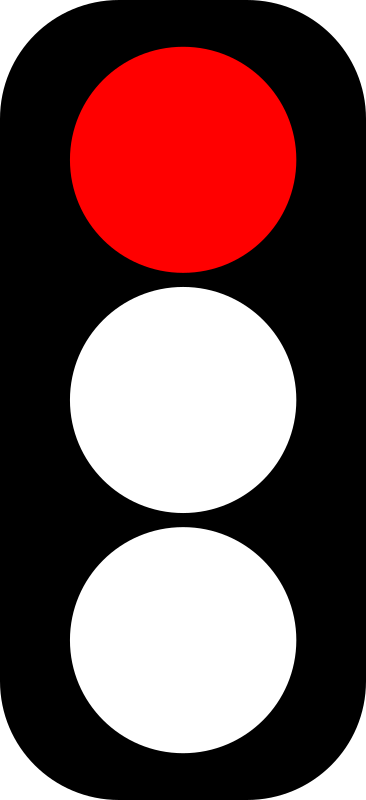
#> input picture redlight.png, 366 x 800 px
$ jupyter execute 553FinalProject.ipynb
#> lines starting #> are read from the running program, lines starting #| are printed output that depends on the picture
[cell 1]
import tkinter as tk
from tkinter import *
from tkinter import messagebox
from tkinter import ttk
from PIL import ImageTk, Image
import numpy as np
import random
import time
import math
import matplotlib.pyplot as plt

[cell 2]
from IPython.display import clear_output

[cell 3]
class Car:
    def __init__(self, length, x, y, vx, vy, ax, ay, dir, status, maxv, maxa):
        self.length = length
        self.x = x
        self.y = y
        self.vx = vx
        self.vy = vy
        self.ax = ax
        self.ay = ay
        self.dir = dir
        self.gui = None
        self.max_a =maxa
        self.max_v = maxv
        self.status = status

    def update_pos(self, dt):
        self.x = self.x + self.vx*dt
        self.y = self.y + self.vy*dt
        self.vx = self.vx + self.ax*dt
        self.vy = self.vy + self.ay*dt

    def update(self, dt, light, yellowTime, int_x, int_y, prevcar, followTime, stopDistance):
        self.status = "accelerating"
        if (prevcar != None):
            self.car_response(prevcar, dt, light, followTime, stopDistance)
        self.light_response(dt, light, yellowTime, int_x, int_y)

        if (self.status == "accelerating" or self.status == "going_on_yellow"):
            if (self.dir == 'x'):
                self.ax = self.max_a
                if (abs(self.vx + self.ax*dt) >= self.max_v):
                    self.ax = 0
                    self.vx = self.max_v
                    status = "cruising"

            elif (self.dir == 'y'):
                self.ay = self.max_a
                if (abs(self.vy + self.ay*dt) >= self.max_v):
                    self.ay = 0
                    self.vy = self.max_v
                    status = "cruising"
        else:
            if (self.dir == 'x'):
                self.ax = -self.max_a
            elif (self.dir == 'y'):
                self.ay = -self.max_a

        if ((self.vx + self.ax*dt) < 0):
            self.vx = 0
            self.ax = 0
            if (self.status == "braking_for_light"):
                self.status = "stopped_for_light"
            elif (self.status == "braking_for_car"):
                self.status = "stopped_for_car"
        if ((self.vy + self.ay*dt) < 0):
            self.vy = 0
            self.ay = 0
            if (self.status == "braking_for_light"):
                self.status = "stopped_for_light"
            elif (self.status == "braking_for_car"):
                self.status = "stopped_for_car"


        self.update_pos(dt)

    def car_response(self, car, dt, light, followTime, stopDistance):
        if (self.dir == 'x'):
            if ((self.vx < car.vx and car.x - car.length - self.x < stopDistance) or time_dist(car.x - car.length, self.x + (car.vx**2 - self.vx**2) / (2 * -self.max_a) + stopDistance, car.vx) < followTime):
                self.status = "braking_for_car"
        elif (self.dir == 'y'):
            if ((self.vy < car.vy and car.y - car.length - self.y < stopDistance) or time_dist(car.y - car.length, self.y + (car.vy**2 - self.vy**2) / (2 * -self.max_a) + stopDistance, car.vy) < followTime):
                self.status = "braking_for_car"


    def light_response(self, dt, light, yellowTime, int_x, int_y):
        if (self.dir == 'x'):
            v = self.vx
            s = self.x
            i = int_x[0]
        elif (self.dir == 'y'):
            v = self.vy
            s = self.y
            i = int_y[0]
        if (light != self.dir and s <= i and self.status != "stopped_for_light" and self.status != "going_on_yellow"):
            if (s + self.get_stopping_dist() > i):
                self.status = "going_on_yellow"
            elif (s + self.get_stopping_dist() > i - 2*self.max_v*dt):
                self.status = "braking_for_light"

    def get_stopping_dist(self):
        if (self.dir == 'x'):
            v = self.vx
            s = self.x
        elif (self.dir == 'y'):
            v = self.vy
            s = self.y

        return v**2/(2*self.max_a)


def time_dist(x1, x2, v):
    if (v == 0):
        if (x1 > x2):
            return np.inf
        return 0
    return (x1 - x2) / v

def update_car(cv, dt, light, yellowTime, int_x, int_y, car, prevcar, followTime, stopDistance):
    try: cv.delete(car.gui)
    except: pass

    car.update(dt, light, yellowTime, int_x, int_y, prevcar, followTime, stopDistance)
    if (car.dir == 'x'):
        car.gui = cv.create_line(car.x-car.length,car.y,car.x,car.y)
    elif (car.dir == 'y'):
        car.gui = cv.create_line(car.x,car.y-car.length,car.x,car.y)

def run_simulation(U, T=10000, carLength=10, height=1000, width=1000, xrate=.05, yrate=.05, dt = .01, random_speeds = False, quit_on_end=False, lightTime=10, yellowTime=3, followTime=.2, stopDistance=10, maxv=10, maxa=4, stats = True):
#> called with U = array of shape (100000,), T = 100000, carLength = 10, height = 500, width = 500, xrate = 0.005, yrate = 0.005, dt = 0.01
    arrivals = 0
    x_count = 0
    y_count = 0
    t = 0
    int_x=(int(width*.48),int(width*.52))
    int_y=(int(height*.48),int(height*.52))

    try:
        root = Tk()
        root.title("Traffic Simulation")
        cv = Canvas(root,height=height, width=width)
        cv.pack()

        imgHeight = int(height*.1)
        imgWidth = int(height*.04)

        redlight = ImageTk.PhotoImage(Image.open("redlight.png").resize((imgWidth, imgHeight)))
        yellowlight = ImageTk.PhotoImage(Image.open("yellowlight.png").resize((imgWidth, imgHeight)))
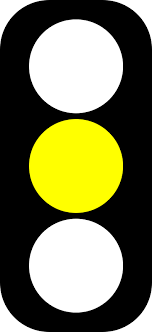
#> input picture yellowlight.png, 152 x 332 px
        greenlight = ImageTk.PhotoImage(Image.open("greenlight.png").resize((imgWidth, imgHeight)))
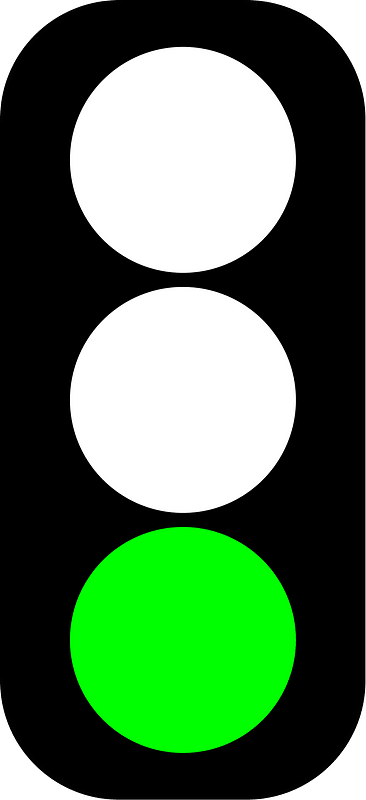
#> input picture greenlight.png, 366 x 800 px

        light = 'x'

        xlight = Label(root, image = greenlight)
        xlight.place(x=width-imgWidth, y=height/2)
        ylight = Label(root, image = redlight)
        ylight.place(x=width/2, y=height-imgHeight)

        xcars = []
        ycars = []
        i = 0
        for t in range(T):
            if (U[i] < xrate):
                if random_speeds:
                    newCar = Car(carLength,0,width/2,(random.random()+1)/2,0,0,0,'x',"cruising", maxv)
                else:
                    newCar = Car(carLength,0,width/2,1,0,0,0,'x',"cruising", maxv=maxv, maxa=maxa)
                xcars.append(newCar)
                arrivals += 1
            elif (U[i] < xrate + yrate):
                if random_speeds:
                    newCar = Car(carLength,0,height/2,(random.random()+1)/2,0,0,0,'x',"cruising", maxv)
                else:
                    newCar = Car(carLength,height/2,0,0,1,0,0,'y',"cruising", maxv=maxv, maxa=maxa)
                ycars.append(newCar)
                arrivals +=1
            i += 1

            try:
                if (xcars[0].x-xcars[0].length>width):
                    cv.delete(xcars[0].gui)
                    xcars.pop(0)
                    x_count += 1
                else:
                    update_car(cv, dt, light, yellowTime, int_x, int_y, xcars[0], None, followTime, stopDistance)
                prevcar = xcars[0]
            except:
                prevcar = None

            if (len(xcars) > 1):
                for car in xcars[1:]:
                    update_car(cv, dt, light, yellowTime, int_x, int_y, car, prevcar, followTime, stopDistance)
                    prevcar = car

            try:
                if (ycars[0].y-ycars[0].length>height):
                    cv.delete(ycars[0].gui)
                    ycars.pop(0)
                    y_count += 1
                else:
                    update_car(cv, dt, light, yellowTime, int_x, int_y, ycars[0], None, followTime, stopDistance)
                prevcar = ycars[0]
            except:
                prevcar = None

            if (len(ycars) > 1):
                for car in ycars[1:]:
                    update_car(cv, dt, light, yellowTime, int_x, int_y, car, prevcar, followTime, stopDistance)
                    prevcar = car
                #print(ycars[0].status, ycars[0].y, ycars[0].vy, ycars[0].get_stopping_dist())


            xflow = x_count / ((t+1)*dt)
            yflow = y_count / ((t+1)*dt)

            if stats:

                countlabel = Label(root, text=f"xcars={x_count} ycars={y_count}", fg="black")
                flowlabel = Label(root, text=f"xcars/s={xflow: .2f} ycars/s={yflow: .2f}", fg="black")
                timelabel = Label(root, text=f"sec={t*dt: .2f}", fg="black")

                countlabel.place(x=5, y=0)
                flowlabel.place(x=5, y=20)
                timelabel.place(x=5, y=40)

            root.update()
            root.after(int(dt*100))

            if stats:
                countlabel.destroy()
                flowlabel.destroy()
                timelabel.destroy()


            if (t % int(100*lightTime) == 100*lightTime - 100*yellowTime - 1):
                if (light == 'x'):
                    light = 'xy'
                    xlight.destroy()
                    xlight = Label(root, image = yellowlight)
                    xlight.place(x=width-imgWidth, y=height / 2)
                else:
                    light = 'yx'
                    ylight.destroy()
                    ylight = Label(root, image = yellowlight)
                    ylight.place(x=width/2, y=height-imgHeight)
            elif (t % int(100*lightTime) == 100*lightTime - 1):
                if (light == 'xy'):
                    light = 'y'
                    xlight.destroy()
                    xlight = Label(root, image = redlight)
                    xlight.place(x=width-imgWidth, y=height / 2)
                    ylight.destroy()
                    ylight = Label(root, image = greenlight)
                    ylight.place(x=width/2, y=height-imgHeight)
                else:
                    light = 'x'
                    xlight.destroy()
                    xlight = Label(root, image = greenlight)
                    xlight.place(x=width-imgWidth, y=height / 2)
                    ylight.destroy()
                    ylight = Label(root, image = redlight)
                    ylight.place(x=width/2, y=height-imgHeight)


            if (t % 10 == 0):
                clear_output()

        root.destroy()
        return (arrivals, x_count, y_count, t*dt)

    except:
        return (arrivals, x_count, y_count, t*dt)
        root.destroy()
